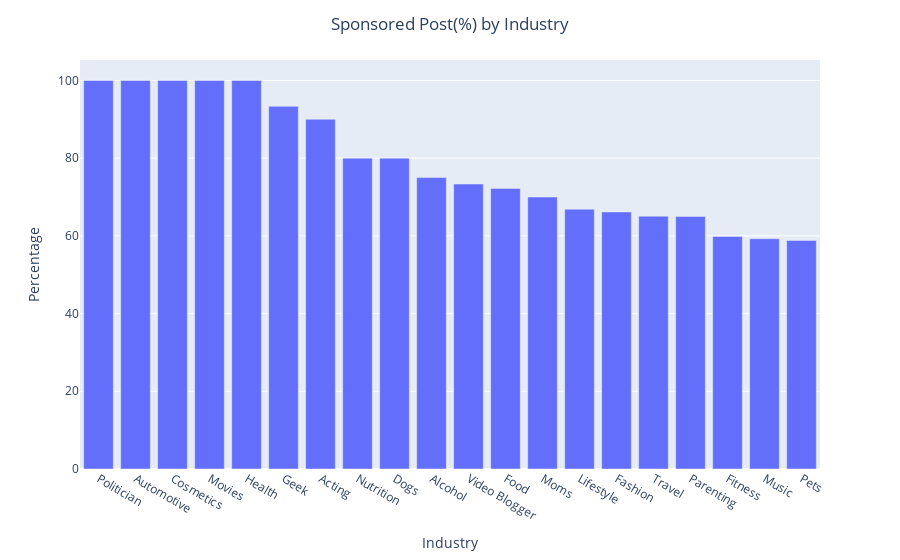
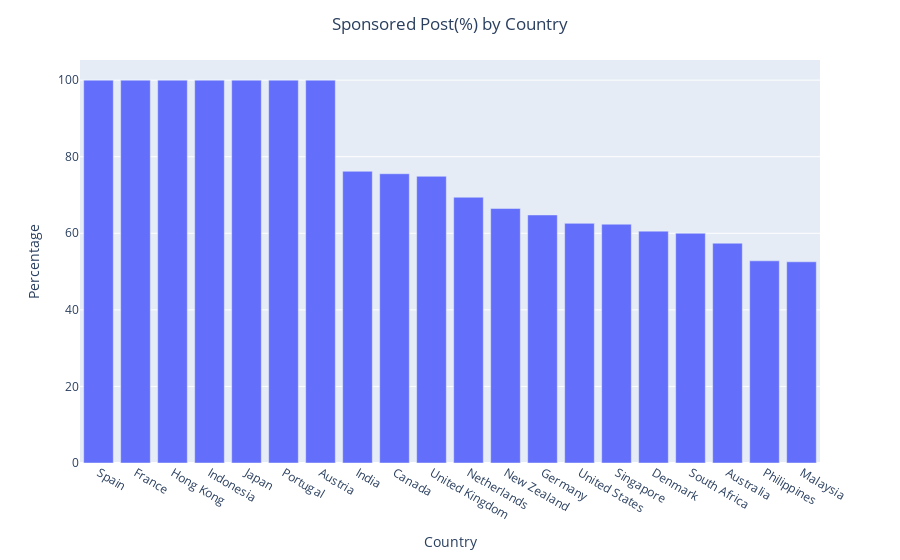

Notebook source saved alongside these figures, in order:
### Markdown cell above
**Country/Industry that has the most sponsorship**

### Code cell
industry_sponsor_percentage = inf_df[['Industry','Sponsored']]
y = industry_sponsor_percentage.groupby(['Industry']).apply(lambda x: (x['Sponsored'] == "Yes").sum()).reset_index(name = 'Sponsored')
n = industry_sponsor_percentage.groupby(['Industry']).apply(lambda x: (x['Sponsored'] == "No").sum()).reset_index(name = 'NotSponsored')

industry_sponsor_percentage = y.merge(n, left_on='Industry', right_on='Industry')

industry_sponsor_percentage['Percentage'] =  industry_sponsor_percentage.apply(lambda row: (row.Sponsored / (row.Sponsored + row.NotSponsored))*100, axis=1)

industry_sponsor_percentage = industry_sponsor_percentage.sort_values(by='Percentage', ascending=False)
fig = px.bar(industry_sponsor_percentage.head(20), x='Industry', y='Percentage')
fig.update_layout(title_text='Sponsored Post(%) by Industry', title_x=0.5)

country_sponsor_percentage = inf_df[['Country','Sponsored']]
y = country_sponsor_percentage.groupby(['Country']).apply(lambda x: (x['Sponsored'] == "Yes").sum()).reset_index(name = 'Sponsored')
n = country_sponsor_percentage.groupby(['Country']).apply(lambda x: (x['Sponsored'] == "No").sum()).reset_index(name = 'NotSponsored')

country_sponsor_percentage = y.merge(n, left_on='Country', right_on='Country')

country_sponsor_percentage['Percentage'] =  country_sponsor_percentage.apply(lambda row: (row.Sponsored / (row.Sponsored + row.NotSponsored))*100, axis=1)

country_sponsor_percentage = country_sponsor_percentage.sort_values(by='Percentage', ascending=False)
fig = px.bar(country_sponsor_percentage.head(20), x='Country', y='Percentage')
fig.update_layout(title_text='Sponsored Post(%) by Country', title_x=0.5)

### Figure 1 — Plotly figure (JSON) as saved in the notebook; plotly's stock layout.template omitted (floating-point values rounded to 4 significant figures)
{"data": [{"alignmentgroup": "True", "hovertemplate": "Industry=%{x}<br>Percentage=%{y}<extra></extra>", "legendgroup": "", "marker": {"color": "#636efa", "pattern": {"shape": ""}}, "name": "", "offsetgroup": "", "orientation": "v", "showlegend": false, "textposition": "auto", "type": "bar", "x": ["Politician", "Automotive", "Cosmetics", "Movies", "Health", "Geek", "Acting", "Nutrition", "Dogs", "Alcohol", "Video Blogger", "Food", "Moms", "Lifestyle", "Fashion", "Travel", "Parenting", "Fitness", "Music", "Pets"], "xaxis": "x", "y": [100, 100, 100, 100, 100, 93.33, 90, 80, 80, 75, 73.33, 72.22, 70, 66.86, 66.16, 65.06, 65, 59.87, 59.26, 58.82], "yaxis": "y"}], "layout": {"barmode": "relative", "legend": {"tracegroupgap": 0}, "margin": {"t": 60}, "title": {"text": "Sponsored Post(%) by Industry", "x": 0.5}, "xaxis": {"anchor": "y", "domain": [0, 1], "title": {"text": "Industry"}}, "yaxis": {"anchor": "x", "domain": [0, 1], "title": {"text": "Percentage"}}}}

### Figure 2 — Plotly figure (JSON) as saved in the notebook; plotly's stock layout.template omitted (floating-point values rounded to 4 significant figures)
{"data": [{"alignmentgroup": "True", "hovertemplate": "Country=%{x}<br>Percentage=%{y}<extra></extra>", "legendgroup": "", "marker": {"color": "#636efa", "pattern": {"shape": ""}}, "name": "", "offsetgroup": "", "orientation": "v", "showlegend": false, "textposition": "auto", "type": "bar", "x": ["Spain", "France", "Hong Kong", "Indonesia", "Japan", "Portugal", "Austria", "India", "Canada", "United Kingdom", "Netherlands", "New Zealand", "Germany", "United States", "Singapore", "Denmark", "South Africa", "Australia", "Philippines", "Malaysia"], "xaxis": "x", "y": [100, 100, 100, 100, 100, 100, 100, 76.19, 75.56, 74.88, 69.41, 66.46, 64.79, 62.6, 62.37, 60.56, 60, 57.41, 52.81, 52.55], "yaxis": "y"}], "layout": {"barmode": "relative", "legend": {"tracegroupgap": 0}, "margin": {"t": 60}, "title": {"text": "Sponsored Post(%) by Country", "x": 0.5}, "xaxis": {"anchor": "y", "domain": [0, 1], "title": {"text": "Country"}}, "yaxis": {"anchor": "x", "domain": [0, 1], "title": {"text": "Percentage"}}}}
